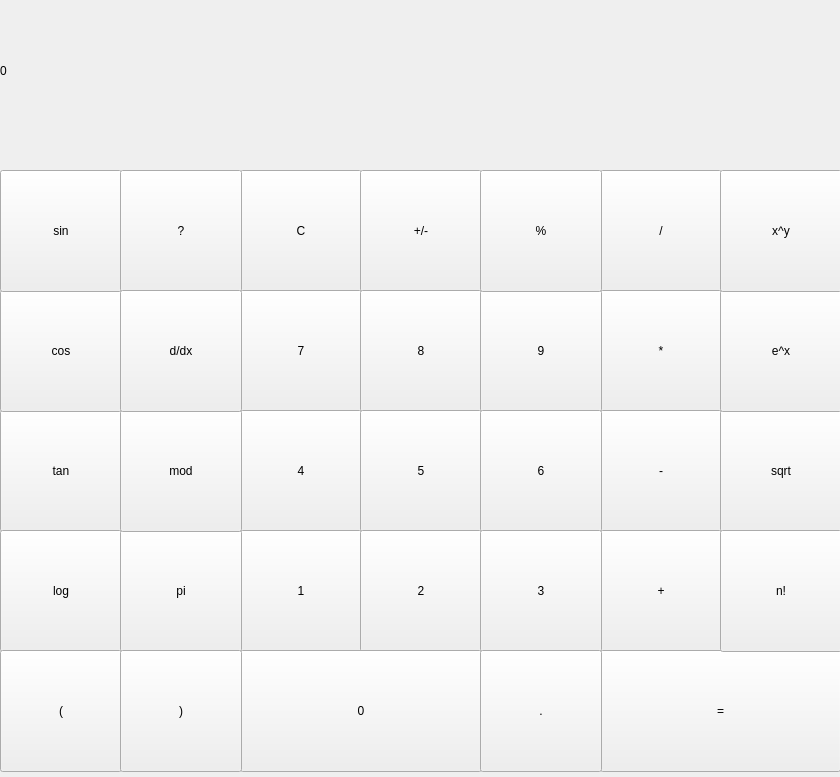
<?xml version="1.0" encoding="UTF-8"?>
<ui version="4.0">
 <class>MainWindow</class>
 <widget class="QMainWindow" name="MainWindow">
  <property name="geometry">
   <rect>
    <x>0</x>
    <y>0</y>
    <width>840</width>
    <height>777</height>
   </rect>
  </property>
  <property name="minimumSize">
   <size>
    <width>0</width>
    <height>0</height>
   </size>
  </property>
  <property name="windowTitle">
   <string>MainWindow</string>
  </property>
  <property name="styleSheet">
   <string notr="true">QLabel{
	qproperty-alignment: 'AlignVCenter | AlignRight';
	border: 1px solid gray;
}
background-color: white;</string>
  </property>
  <widget class="QWidget" name="centralWidget">
   <property name="enabled">
    <bool>true</bool>
   </property>
   <widget class="QLabel" name="label">
    <property name="geometry">
     <rect>
      <x>0</x>
      <y>0</y>
      <width>841</width>
      <height>142</height>
     </rect>
    </property>
    <property name="text">
     <string>0</string>
    </property>
   </widget>
   <widget class="QPushButton" name="pushButton_clear">
    <property name="geometry">
     <rect>
      <x>240</x>
      <y>170</y>
      <width>122</width>
      <height>122</height>
     </rect>
    </property>
    <property name="styleSheet">
     <string notr="true"/>
    </property>
    <property name="text">
     <string>C</string>
    </property>
    <property name="iconSize">
     <size>
      <width>100</width>
      <height>200</height>
     </size>
    </property>
   </widget>
   <widget class="QPushButton" name="pushButton_plusminus">
    <property name="geometry">
     <rect>
      <x>360</x>
      <y>170</y>
      <width>122</width>
      <height>122</height>
     </rect>
    </property>
    <property name="text">
     <string>+/-</string>
    </property>
   </widget>
   <widget class="QPushButton" name="pushButton_divide">
    <property name="geometry">
     <rect>
      <x>600</x>
      <y>170</y>
      <width>122</width>
      <height>122</height>
     </rect>
    </property>
    <property name="text">
     <string>/</string>
    </property>
   </widget>
   <widget class="QPushButton" name="pushButton_7">
    <property name="geometry">
     <rect>
      <x>240</x>
      <y>290</y>
      <width>122</width>
      <height>122</height>
     </rect>
    </property>
    <property name="text">
     <string>7</string>
    </property>
   </widget>
   <widget class="QPushButton" name="pushButton_8">
    <property name="geometry">
     <rect>
      <x>360</x>
      <y>290</y>
      <width>122</width>
      <height>122</height>
     </rect>
    </property>
    <property name="text">
     <string>8</string>
    </property>
   </widget>
   <widget class="QPushButton" name="pushButton_multiply">
    <property name="geometry">
     <rect>
      <x>600</x>
      <y>290</y>
      <width>122</width>
      <height>122</height>
     </rect>
    </property>
    <property name="text">
     <string>*</string>
    </property>
   </widget>
   <widget class="QPushButton" name="pushButton_9">
    <property name="geometry">
     <rect>
      <x>480</x>
      <y>290</y>
      <width>122</width>
      <height>122</height>
     </rect>
    </property>
    <property name="text">
     <string>9</string>
    </property>
   </widget>
   <widget class="QPushButton" name="pushButton_4">
    <property name="geometry">
     <rect>
      <x>240</x>
      <y>410</y>
      <width>122</width>
      <height>122</height>
     </rect>
    </property>
    <property name="text">
     <string>4</string>
    </property>
   </widget>
   <widget class="QPushButton" name="pushButton_5">
    <property name="geometry">
     <rect>
      <x>360</x>
      <y>410</y>
      <width>122</width>
      <height>122</height>
     </rect>
    </property>
    <property name="text">
     <string>5</string>
    </property>
   </widget>
   <widget class="QPushButton" name="pushButton_minus">
    <property name="geometry">
     <rect>
      <x>600</x>
      <y>410</y>
      <width>122</width>
      <height>122</height>
     </rect>
    </property>
    <property name="text">
     <string>-</string>
    </property>
   </widget>
   <widget class="QPushButton" name="pushButton_6">
    <property name="geometry">
     <rect>
      <x>480</x>
      <y>410</y>
      <width>122</width>
      <height>122</height>
     </rect>
    </property>
    <property name="text">
     <string>6</string>
    </property>
   </widget>
   <widget class="QPushButton" name="pushButton_1">
    <property name="geometry">
     <rect>
      <x>240</x>
      <y>530</y>
      <width>122</width>
      <height>122</height>
     </rect>
    </property>
    <property name="text">
     <string>1</string>
    </property>
   </widget>
   <widget class="QPushButton" name="pushButton_2">
    <property name="geometry">
     <rect>
      <x>360</x>
      <y>530</y>
      <width>122</width>
      <height>122</height>
     </rect>
    </property>
    <property name="text">
     <string>2</string>
    </property>
   </widget>
   <widget class="QPushButton" name="pushButton_add">
    <property name="geometry">
     <rect>
      <x>600</x>
      <y>530</y>
      <width>122</width>
      <height>122</height>
     </rect>
    </property>
    <property name="text">
     <string>+</string>
    </property>
   </widget>
   <widget class="QPushButton" name="pushButton_3">
    <property name="geometry">
     <rect>
      <x>480</x>
      <y>530</y>
      <width>122</width>
      <height>122</height>
     </rect>
    </property>
    <property name="text">
     <string>3</string>
    </property>
   </widget>
   <widget class="QPushButton" name="pushButton_equal">
    <property name="geometry">
     <rect>
      <x>600</x>
      <y>650</y>
      <width>241</width>
      <height>122</height>
     </rect>
    </property>
    <property name="text">
     <string>=</string>
    </property>
   </widget>
   <widget class="QPushButton" name="pushButton_0">
    <property name="geometry">
     <rect>
      <x>240</x>
      <y>650</y>
      <width>242</width>
      <height>122</height>
     </rect>
    </property>
    <property name="text">
     <string>0</string>
    </property>
   </widget>
   <widget class="QPushButton" name="pushButton_decimal">
    <property name="geometry">
     <rect>
      <x>480</x>
      <y>650</y>
      <width>122</width>
      <height>122</height>
     </rect>
    </property>
    <property name="text">
     <string>.</string>
    </property>
   </widget>
   <widget class="QPushButton" name="pushButton_tan">
    <property name="geometry">
     <rect>
      <x>0</x>
      <y>410</y>
      <width>122</width>
      <height>122</height>
     </rect>
    </property>
    <property name="text">
     <string>tan</string>
    </property>
   </widget>
   <widget class="QPushButton" name="pushButton_log">
    <property name="geometry">
     <rect>
      <x>0</x>
      <y>530</y>
      <width>122</width>
      <height>122</height>
     </rect>
    </property>
    <property name="text">
     <string>log</string>
    </property>
   </widget>
   <widget class="QPushButton" name="pushButton_cos">
    <property name="geometry">
     <rect>
      <x>0</x>
      <y>290</y>
      <width>122</width>
      <height>122</height>
     </rect>
    </property>
    <property name="text">
     <string>cos</string>
    </property>
   </widget>
   <widget class="QPushButton" name="pushButton_sin">
    <property name="geometry">
     <rect>
      <x>0</x>
      <y>170</y>
      <width>122</width>
      <height>122</height>
     </rect>
    </property>
    <property name="text">
     <string>sin</string>
    </property>
   </widget>
   <widget class="QPushButton" name="pushButton_question">
    <property name="geometry">
     <rect>
      <x>120</x>
      <y>170</y>
      <width>122</width>
      <height>122</height>
     </rect>
    </property>
    <property name="text">
     <string>?</string>
    </property>
   </widget>
   <widget class="QPushButton" name="pushButton_pi">
    <property name="geometry">
     <rect>
      <x>120</x>
      <y>530</y>
      <width>122</width>
      <height>122</height>
     </rect>
    </property>
    <property name="text">
     <string>pi</string>
    </property>
   </widget>
   <widget class="QPushButton" name="pushButton_mod">
    <property name="geometry">
     <rect>
      <x>120</x>
      <y>410</y>
      <width>122</width>
      <height>122</height>
     </rect>
    </property>
    <property name="text">
     <string>mod</string>
    </property>
   </widget>
   <widget class="QPushButton" name="pushButton_derivative">
    <property name="geometry">
     <rect>
      <x>120</x>
      <y>290</y>
      <width>122</width>
      <height>122</height>
     </rect>
    </property>
    <property name="text">
     <string>d/dx</string>
    </property>
   </widget>
   <widget class="QPushButton" name="pushButton_sqrt">
    <property name="geometry">
     <rect>
      <x>720</x>
      <y>410</y>
      <width>122</width>
      <height>122</height>
     </rect>
    </property>
    <property name="text">
     <string>sqrt</string>
    </property>
   </widget>
   <widget class="QPushButton" name="pushButton_e">
    <property name="geometry">
     <rect>
      <x>720</x>
      <y>290</y>
      <width>122</width>
      <height>122</height>
     </rect>
    </property>
    <property name="text">
     <string>e^x</string>
    </property>
   </widget>
   <widget class="QPushButton" name="pushButton_exponent">
    <property name="geometry">
     <rect>
      <x>720</x>
      <y>170</y>
      <width>122</width>
      <height>122</height>
     </rect>
    </property>
    <property name="text">
     <string>x^y</string>
    </property>
   </widget>
   <widget class="QPushButton" name="pushButton_factorial">
    <property name="geometry">
     <rect>
      <x>720</x>
      <y>530</y>
      <width>122</width>
      <height>122</height>
     </rect>
    </property>
    <property name="text">
     <string>n!</string>
    </property>
   </widget>
   <widget class="QPushButton" name="pushButton_openparenthesis">
    <property name="geometry">
     <rect>
      <x>0</x>
      <y>650</y>
      <width>122</width>
      <height>122</height>
     </rect>
    </property>
    <property name="text">
     <string>(</string>
    </property>
   </widget>
   <widget class="QPushButton" name="pushButton_closeparenthesis">
    <property name="geometry">
     <rect>
      <x>120</x>
      <y>650</y>
      <width>122</width>
      <height>122</height>
     </rect>
    </property>
    <property name="text">
     <string>)</string>
    </property>
   </widget>
   <widget class="QPushButton" name="pushButton_percent">
    <property name="geometry">
     <rect>
      <x>480</x>
      <y>170</y>
      <width>122</width>
      <height>122</height>
     </rect>
    </property>
    <property name="text">
     <string>%</string>
    </property>
   </widget>
  </widget>
 </widget>
 <layoutdefault spacing="6" margin="11"/>
 <resources/>
 <connections/>
</ui>
